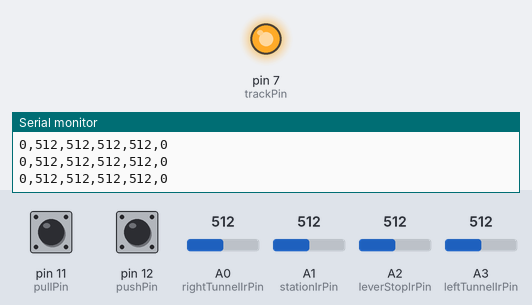
A sketch run on a simulated Arduino Uno, built with avr-gcc and run on an emulated ATmega328P. On the bench: output pins drawn as LEDs (lit = HIGH), the last lines printed to the serial monitor. The test bench sets the inputs (shaded band); at power-on: pin 12 (pushPin) HIGH, A3 (leftTunnelIrPin) = 512, pin 11 (pullPin) HIGH, A0 (rightTunnelIrPin) = 512, A1 (stationIrPin) = 512, A2 (leverStopIrPin) = 512.

Above: at 1.2 s.
1.3 s: pin 12 (pushPin) pulled LOW for 0.15 s
At 1.38 s:
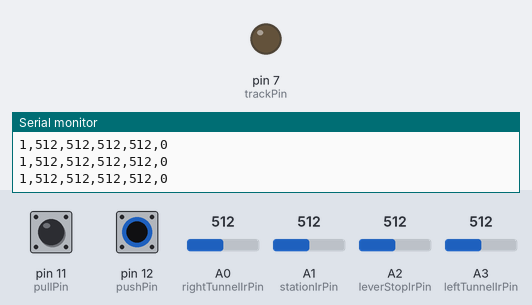
5.9 s: A3 (leftTunnelIrPin) set to 104
8.9 s: A3 (leftTunnelIrPin) set to 92
Timing chart, 0 to 11.9 s (numbered marks = the images above; inputs shaded):
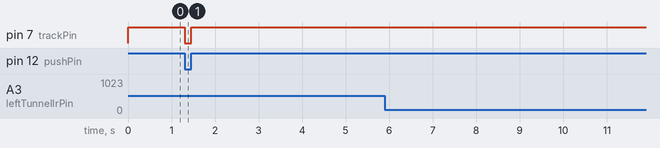

The sketch:

trainStopSwitch.ino
```cpp
/*
 * USAGE
 *
 * To control the track switch and speed of the train, send either
 * 1 or 2 values to the serial port separated by a comma and ending
 * with a semicolon.(eg: "50;"  OR  "50,1;" ) - without the quotations.
 *
 * The first value is the speed value ranging from -100 to 100.
 * -100 is full speed backward, 100 is full speed forward, 0 is stopped.
 *
 * The second value is the track switch. 1 is switched to the left, 2 is to the right
 * IMPORTANT: if 0 or no value is sent, the lever position will determine the track switch.
 *
 * The following values are constantly streamed out over serial as a comma separated string.
 * 1 - lever state (0 = neutral, 1 = pulled, 2 = pushed, 3 = error)
 * 2 - right tunnel IR value (0 to 1023)
 * 3 - station IR value (0 to 1023)
 * 4 - lever stop IR value (0 to 1023)
 * 5 - left tunnel IR value (0 to 1023)
 * 6 - track control state (0 = direct lever control, 1 = forced left, 2 = forced right)
 *
 * The IR values are used to track the position of the train around the track.
 * For flexibility, the train route can be controlled remotely in combo with the lever state,
 * or the route be selected by the lever directly.
 *
 * contact: info@devicist.com
*/


#include <Adafruit_MCP4725.h>
#include <movingAvg.h>

//We're using this chip to allow the arduino to emulate the potentiometer
//reading from the original Train remote
Adafruit_MCP4725 dac;

enum leverStateVals {
  neutral,
  pulled,
  pushed,
  error
};
int leverState = neutral;

enum trackControlStates {
  leverControl,
  forcedLeft,
  forcedRight
};
int trackControlState = leverControl;

int trainSpeed = 0;

enum trackSwitchStates {
  left,
  right
};

//Note - Will change these variable names to match their position on track
movingAvg rightTunnelIrVal(5);
movingAvg leftTunnelIrVal(5);
movingAvg stationIrVal(5);
movingAvg leverStopIrVal(5);

int rightTunnelIrPin = A0;
int stationIrPin = A1;
int leverStopIrPin = A2;
int leftTunnelIrPin = A3;
int pullPin = 11;
int pushPin = 12;

//Pin for the track switch relay
int trackPin = 7;

void setup() {
  pinMode(rightTunnelIrPin, INPUT);
  pinMode(stationIrPin, INPUT);
  pinMode(leverStopIrPin, INPUT);
  pinMode(leftTunnelIrPin, INPUT);

  pinMode(trackPin, OUTPUT);

  pinMode(pullPin, INPUT_PULLUP);
  pinMode(pushPin, INPUT_PULLUP);

  rightTunnelIrVal.begin();
  leftTunnelIrVal.begin();
  stationIrVal.begin();
  leverStopIrVal.begin();

  Serial.begin(115200);
  dac.begin(0x62);
}


void loop() {
  setTrainSpeed(trainSpeed);
  setTrack(trackControlState);
  updateLeverState();

  if (Serial.available()) {
    extractCommandValues();
  }
  readAndSendSensors();
  delay(5);
}


void setTrainSpeed(int trainSpeed) {
  //maps inputted speed values from serial port to readable values by the train
  int mapTrainSpeed = map(trainSpeed, 100, -100, 0, 2700);

  //protecting the chip on the train remote
  if (mapTrainSpeed > 2700) mapTrainSpeed = 2700;

  //sends speed to train
  dac.setVoltage(mapTrainSpeed, false);
}

void updateLeverState() {
  int isPushed = !digitalRead(pullPin);
  int isPulled = !digitalRead(pushPin);

  if(isPulled && !isPushed){
    leverState = pulled;
  }
  else if(isPushed && !isPulled){
    leverState = pushed;
  }
  else if (!isPulled && !isPushed) {
    leverState = neutral;
  }
  else {
    leverState = error;
  }
}

void setTrack(int trackControlState) {
  switch (trackControlState) {

    case forcedLeft:
      digitalWrite(trackPin, left);
      break;

    case forcedRight:
      digitalWrite(trackPin, right);
      break;

    case leverControl:
      if (leverState == pushed) {
        digitalWrite(trackPin, right);
      }
      else if (leverState == pulled) {
        digitalWrite(trackPin, left);
      }
      else {
        digitalWrite(trackPin, right);
      }
      break;
  }
}

void readAndSendSensors() {

  Serial.print(leverState);
  Serial.print(',');
  Serial.print(rightTunnelIrVal.reading(analogRead(rightTunnelIrPin)));
  Serial.print(',');
  Serial.print(stationIrVal.reading(analogRead(stationIrPin)));
  Serial.print(',');
  Serial.print(leverStopIrVal.reading(analogRead(leverStopIrPin)));
  Serial.print(',');
  Serial.print(leftTunnelIrVal.reading(analogRead(leftTunnelIrPin)));
  Serial.print(',');
  Serial.println(trackControlState);
}

//function for parsing incoming serial commands
void extractCommandValues() {
  String commandSequence = Serial.readStringUntil(';');
  String speedString = getValueFromString(commandSequence, ',', 0);
  String trackString = getValueFromString(commandSequence, ',', 1);
  trainSpeed = speedString.toInt();
  trackControlState = trackString.toInt();
}

// Serial helper to extract values form sequence (eg: 1,2,3;)
String getValueFromString(String data, char separator, int index)
{
  int found = 0;
  int strIndex[] = { 0, -1 };
  int maxIndex = data.length() - 1;

  for (int i = 0; i <= maxIndex && found <= index; i++) {
    if (data.charAt(i) == separator || i == maxIndex) {
      found++;
      strIndex[0] = strIndex[1] + 1;
      strIndex[1] = (i == maxIndex) ? i + 1 : i;
    }
  }
  return found > index ? data.substring(strIndex[0], strIndex[1]) : "";
}
```

Measured:
- after the input at 1.3 s, pin 7 (trackPin): HIGH → LOW at once, → HIGH 0.15 s later
